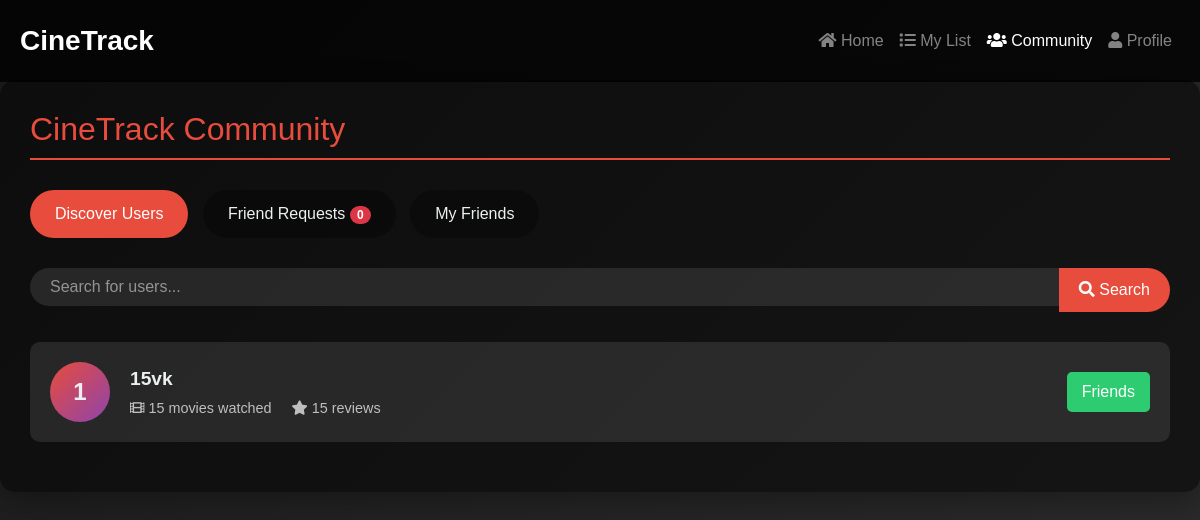
/community (signed in), run on the app's committed database.
### MRS15/models.py (models this page shows)
class User(db.Model):
    id = db.Column(db.Integer, primary_key=True)
    username = db.Column(db.String(150), unique=True, nullable=False)
    password = db.Column(db.String(150), nullable=False)
    favorite_genre = db.Column(db.String(150), nullable=True)
    favorite_movies = db.Column(db.String(150), nullable=True)
    sent_requests = db.relationship('FriendRequest', foreign_keys='FriendRequest.sender_id', backref='sender', lazy='dynamic')
    received_requests = db.relationship('FriendRequest', foreign_keys='FriendRequest.receiver_id', backref='receiver', lazy='dynamic')
    friends = db.relationship('Friendship', primaryjoin='or_(User.id==Friendship.user_id1, User.id==Friendship.user_id2)', lazy='dynamic')
    watched_movies = db.relationship('WatchedMovie', backref='user', lazy='dynamic')
    wishlist = db.relationship('WishlistMovie', backref='user', lazy='dynamic')
    last_online = db.Column(db.DateTime, default=db.func.current_timestamp())

### MRS15/routes.py (the view)
@main.route('/community', methods=['GET', 'POST'])
def community():
    if 'user_id' not in session:
        flash('Please log in to manage your friends.', 'danger')
        return redirect(url_for('main.login'))
    user = User.query.get(session['user_id'])
    incoming_requests = user.received_requests.all()
    sent_requests = [req.receiver_id for req in user.sent_requests.all()]
    friends = [friendship.user_id1 if friendship.user_id1 != user.id else friendship.user_id2 for friendship in user.friends.all()]
    if request.method == 'POST':
        search_query = request.form['search_query']
        users = User.query.filter(User.username.contains(search_query), User.id != user.id).limit(10).all()
        return render_template('community.html', users=users, incoming_requests=incoming_requests, sent_requests=sent_requests, friends=friends, User=User)
    users = User.query.filter(User.id != user.id).limit(10).all()
    return render_template('community.html', users=users, incoming_requests=incoming_requests, sent_requests=sent_requests, friends=friends, User=User)

### MRS15/templates/community.html (shortened to what this page needs)
<!DOCTYPE html>
<html lang="en">
<head>
    <link rel="stylesheet" href="https://stackpath.bootstrapcdn.com/bootstrap/4.5.2/css/bootstrap.min.css">
    <link rel="stylesheet" href="https://cdnjs.cloudflare.com/ajax/libs/font-awesome/5.15.1/css/all.min.css">
</head>
<body>
    <nav class="navbar navbar-expand-lg navbar-dark">
        <a class="navbar-brand" href="/">CineTrack</a>
        <div class="collapse navbar-collapse" id="navbarNav">
            <ul class="navbar-nav ml-auto">
                <li class="nav-item">
                    <a class="nav-link" href="/"><i class="fas fa-home"></i> Home</a>
                </li>
                <li class="nav-item">
                    <a class="nav-link" href="/mylist"><i class="fas fa-list"></i> My List</a>
                </li>
                <li class="nav-item active">
                    <a class="nav-link" href="/community"><i class="fas fa-users"></i> Community</a>
                </li>
                <li class="nav-item">
                    <a class="nav-link" href="/profile"><i class="fas fa-user"></i> Profile</a>
                </li>
            </ul>
        </div>
    </nav>
    <div class="community-container">
        <h1 class="section-title">CineTrack Community</h1>
        <div class="tabs-container">
            <button class="tab-button active" data-tab="discover">Discover Users</button>
            <button class="tab-button" data-tab="requests">Friend Requests <span class="badge badge-pill badge-danger">{{ incoming_requests|length }}</span></button>
            <button class="tab-button" data-tab="friends">My Friends</button>
        </div>
        <div id="discover" class="tab-content active">
            <form class="search-form" method="POST">
                <div class="input-group">
                    <input type="text" class="form-control search-input" placeholder="Search for users..." name="search_query">
                    <div class="input-group-append">
                        <button class="btn search-btn" type="submit"><i class="fas fa-search"></i> Search</button>
                    </div>
                </div>
            </form>
            <div class="user-list">
                {% if users %}
                    {% for user in users %}
                        <div class="user-card">
                            <div class="user-avatar">
                                {{ user.username[0] | upper }}
                            </div>
                            <div class="user-info">
                                <div class="user-name">{{ user.username }}</div>
                                <div class="user-stats">
                                    <span><i class="fas fa-film"></i> {{ user.watched_movies.count() }} movies watched</span>
                                    <span class="ml-3"><i class="fas fa-star"></i> {{ user.comments | length }} reviews</span>
                                </div>
                            </div>
                            <div class="ml-auto">
                                {% if user.id in friends %}
                                    <button class="friend-action-btn friends" disabled>Friends</button>
                                {% elif user.id in sent_requests %}
                                    <button class="friend-action-btn pending" disabled>Request Sent</button>
                                {% elif user.id in incoming_requests %}
                                    <form action="{{ url_for('main.accept_friend_request', request_id=user.id) }}" method="POST" style="display: inline;">
                                        <button type="submit" class="friend-action-btn accept">Accept Request</button>
                                    </form>
                                {% else %}
                                    <form action="{{ url_for('main.send_friend_request', receiver_id=user.id) }}" method="POST" style="display: inline;">
                                        <button type="submit" class="friend-action-btn">Add Friend</button>
                                    </form>
                                {% endif %}
                            </div>
                        </div>
                    {% endfor %}
                {% else %}
                    <div class="empty-state">
                        <i class="fas fa-users"></i>
                        <p>No users found. Try searching for someone!</p>
                    </div>
                {% endif %}
            </div>
        </div>
    </div>
</body>
</html>

### MRS15/templates/community.html (style rules this page uses)
:root { --primary-color: #e74c3c; --secondary-color: #2c3e50; --text-color: #ecf0f1; --background-dark: #1a1a1a; --background-light: #2d2d2d; }
body { background: linear-gradient(135deg, var(--background-dark), var(--background-light)); color: var(--text-color); font-family: 'Montserrat', sans-serif; min-height: 100vh; }
.navbar { background-color: rgba(0, 0, 0, 0.8); padding: 15px 20px; position: fixed; width: 100%; top: 0; z-index: 1000; }
.navbar-brand { color: var(--primary-color); font-size: 28px; font-weight: bold; }
.community-container { max-width: 1200px; margin: 80px auto 30px; padding: 30px; background: rgba(0, 0, 0, 0.5); border-radius: 15px; box-shadow: 0 10px 30px rgba(0, 0, 0, 0.3); }
.section-title { font-size: 2rem; margin-bottom: 30px; color: var(--primary-color); border-bottom: 2px solid var(--primary-color); padding-bottom: 10px; }
.search-form { margin-bottom: 30px; }
.search-input { background: rgba(255, 255, 255, 0.1); border: none; border-radius: 25px; padding: 10px 20px; color: var(--text-color); }
.search-input::placeholder { color: rgba(255, 255, 255, 0.5); }
.search-btn { background: var(--primary-color); color: white; border: none; border-radius: 25px; padding: 10px 20px; transition: all 0.3s ease; }
.tabs-container { margin-bottom: 30px; }
.tab-button { background: rgba(0, 0, 0, 0.3); border: none; color: var(--text-color); padding: 12px 25px; margin-right: 10px; border-radius: 30px; cursor: pointer; transition: all 0.3s ease; font-size: 16px; }
.tab-button.active { background: var(--primary-color); color: white; }
.tab-content { display: none; animation: fadeIn 0.5s ease-out; }
.tab-content.active { display: block; }
.user-card { background: rgba(255, 255, 255, 0.1); border-radius: 10px; padding: 20px; margin-bottom: 20px; transition: all 0.3s ease; animation: fadeIn 0.5s ease-out; display: flex; align-items: center; }
.user-avatar { width: 60px; height: 60px; border-radius: 50%; background: linear-gradient(135deg, #e74c3c, #8e44ad); display: flex; align-items: center; justify-content: center; font-size: 24px; font-weight: bold; margin-right: 20px; }
.user-info { flex-grow: 1; }
.user-name { font-size: 1.2rem; font-weight: bold; margin-bottom: 5px; }
.user-stats { font-size: 0.9rem; color: rgba(255, 255, 255, 0.7); }
.friend-action-btn { background: var(--primary-color); color: white; border: none; border-radius: 5px; padding: 8px 15px; transition: all 0.3s ease; }
.friend-action-btn.friends { background: #2ecc71; }
.user-card:nth-child(1) { animation-delay: 0.1s; }

### data on the page
User: username "1", username "15vk", watched_movies.count "15", comments|length "15", shows "Friends"

### other printed values
{{ incoming_requests|length }} "0"
